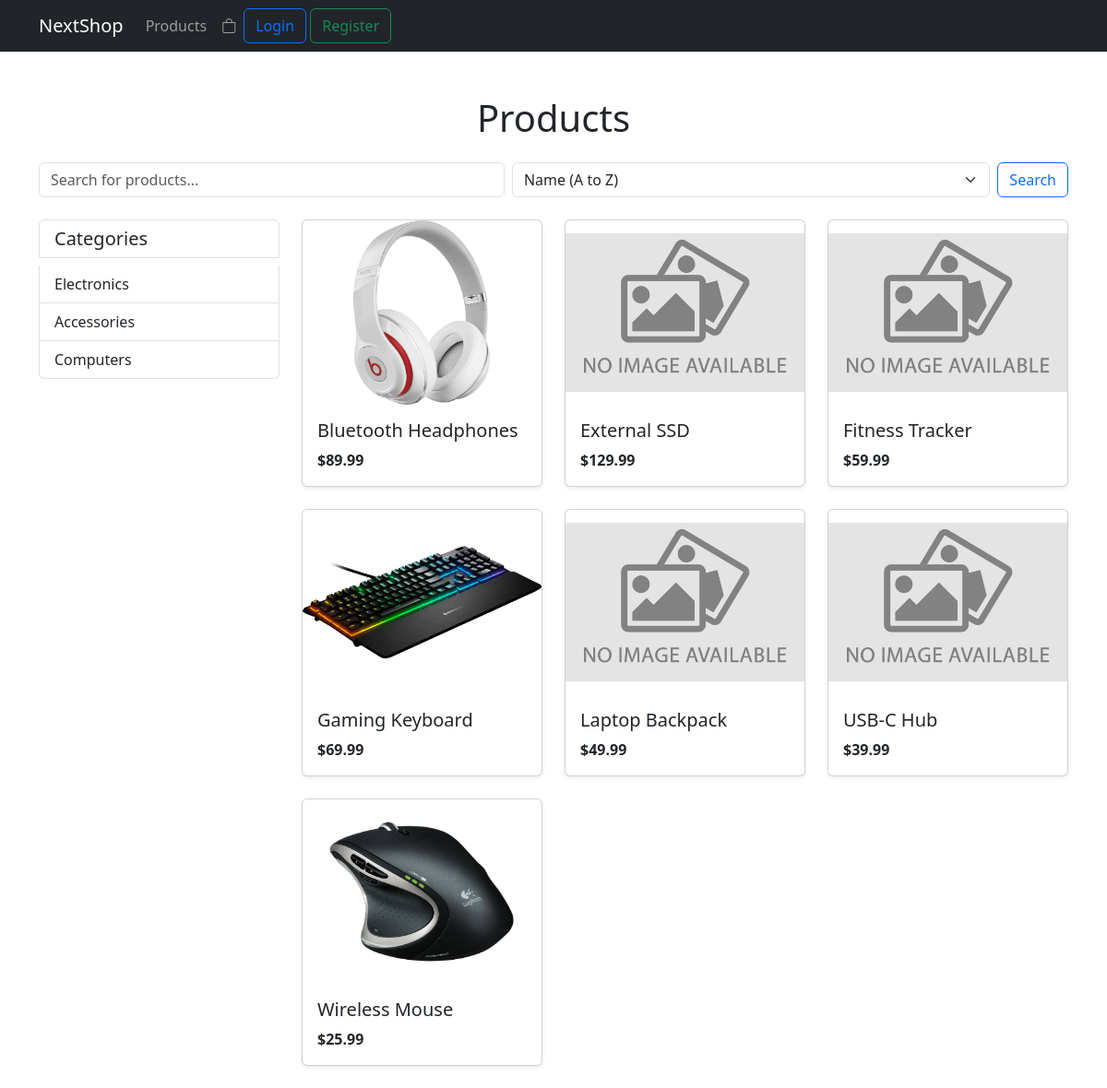
Screenshot of /products/ with the database file from the repository.
### base/models.py (models this page shows, shortened)
class Category(models.Model):
    name = models.CharField(max_length=255)
    description = models.TextField(null=True, blank=True)
    class Meta:
        verbose_name_plural = "Categories"

class Product(models.Model):
    name = models.CharField(max_length=255)
    description = models.TextField()
    unit_price = models.DecimalField(max_digits=10, decimal_places=2)
    stock = models.PositiveIntegerField()
    image = models.ImageField(
        upload_to="products/",
        default="/products/default.jpg",
    )
    created_at = models.DateTimeField(auto_now_add=True)
    updated_at = models.DateTimeField(auto_now=True)
    category = models.ForeignKey(Category, on_delete=models.PROTECT)

### base/views.py (the view)
# urls.py: path("products/", views.product_list, name="product_list"),
def product_list(request):
    search_query = request.GET.get("search", "")
    sort_option = request.GET.get("sort", "name_asc")  # Default sort option
    print("SEARCH QUERY:", search_query)
    sort_mapping = {
        "price_asc": ("unit_price", "ASC"),
        "price_desc": ("unit_price", "DESC"),
        "name_asc": ("name", "ASC"),
        "name_desc": ("name", "DESC"),
    }
    sort_by, sort_order = sort_mapping.get(sort_option, ("name", "ASC"))
    with connection.cursor() as cursor:
        cursor.execute(
            f"""
            SELECT id, name, description, unit_price, stock, CONCAT('{media_url}', image) AS image
            FROM base_product
            WHERE name LIKE %s
            ORDER BY {sort_by} {sort_order};
            """,
            [f"%{search_query}%"],  # Use parameterized query to prevent SQL injection
        )
        products = cursor.fetchall()
        print(products)
    with connection.cursor() as cursor:
        cursor.execute(
            """
            SELECT id, name
            FROM base_category;
            """
        )
        categories = cursor.fetchall()
    return render(
        request,
        "base/product_list.html",
        {
            "products": products,
            "categories": categories,
            "search_query": search_query,
            "sort_option": sort_option,
        },
    )

### base/context_processors.py (called while the page is built, shortened)
def cart_item_count(request):
    count = 0  # Default count
    return {"item_count": count}

### base/templates/base/product_list.html (shortened to what this page needs)
{% extends "base.html" %}
{% block content %}
<div class="container mt-5">
    <h1 class="text-center mb-4">Products</h1>
    <div class="row mb-4">
        <div class="col-md-12">
            <form class="d-flex" method="GET" action="{% url 'product_list' %}">
                <input class="form-control me-2" type="search" name="search" placeholder="Search for products..." aria-label="Search" value="{{ search_query }}">
                <select name="sort" class="form-select me-2">
                    <option value="name_asc" {% if sort_option == 'name_asc' %}selected{% endif %}>Name (A to Z)</option>
                </select>
                <button class="btn btn-outline-primary" type="submit">Search</button>
            </form>
        </div>
    </div>
    <div class="row">
        <div class="col-md-3">
            <div class="list-group">
                <h5 class="list-group-item">Categories</h5>
                {% for category_id, category_name in categories %}
                    <a href="{% url 'product_by_category' category_id %}" class="list-group-item list-group-item-action">
                        {{ category_name }}
                    </a>
                {% endfor %}
            </div>
        </div>
        <div class="col-md-9">
            <div class="row">
                {% if products %}
                    {% for product in products %}
                        <div class="col-md-4 mb-4">
                            <div class="card h-100 shadow-sm position-relative overflow-hidden">
                                <div class="position-relative">
                                    <img src="{{ product.5 }}" class="card-img-top" alt="{{ product.name }}" style="height: 200px; object-fit: contain;">
                                </div>
                                <div class="card-body">
                                    <h5 class="card-title">{{ product.1 }}</h5>
                                    <p class="card-text"><strong>${{ product.3 }}</strong></p>
                                </div>
                            </div>
                        </div>
                    {% endfor %}
                {% else %}
                    <p>No products found matching your search criteria.</p>
                {% endif %}
            </div>
        </div>
        </div>
        </div>
        {% endblock %}

### base/templates/base/product_list.html (style rules this page uses)
.card { transition: transform 0.2s; }

### rows the page displays
Category: name "Electronics"
Category: name "Accessories"
Category: name "Computers"
Product: shows a picture, name "Bluetooth Headphones", unit_price "89.99"
Product: name "External SSD", unit_price "129.99"
Product: name "Fitness Tracker", unit_price "59.99"
Product: shows a picture, name "Gaming Keyboard", unit_price "69.99"
Product: name "Laptop Backpack", unit_price "49.99"
Product: name "USB-C Hub", unit_price "39.99"
Product: shows a picture, name "Wireless Mouse", unit_price "25.99"
